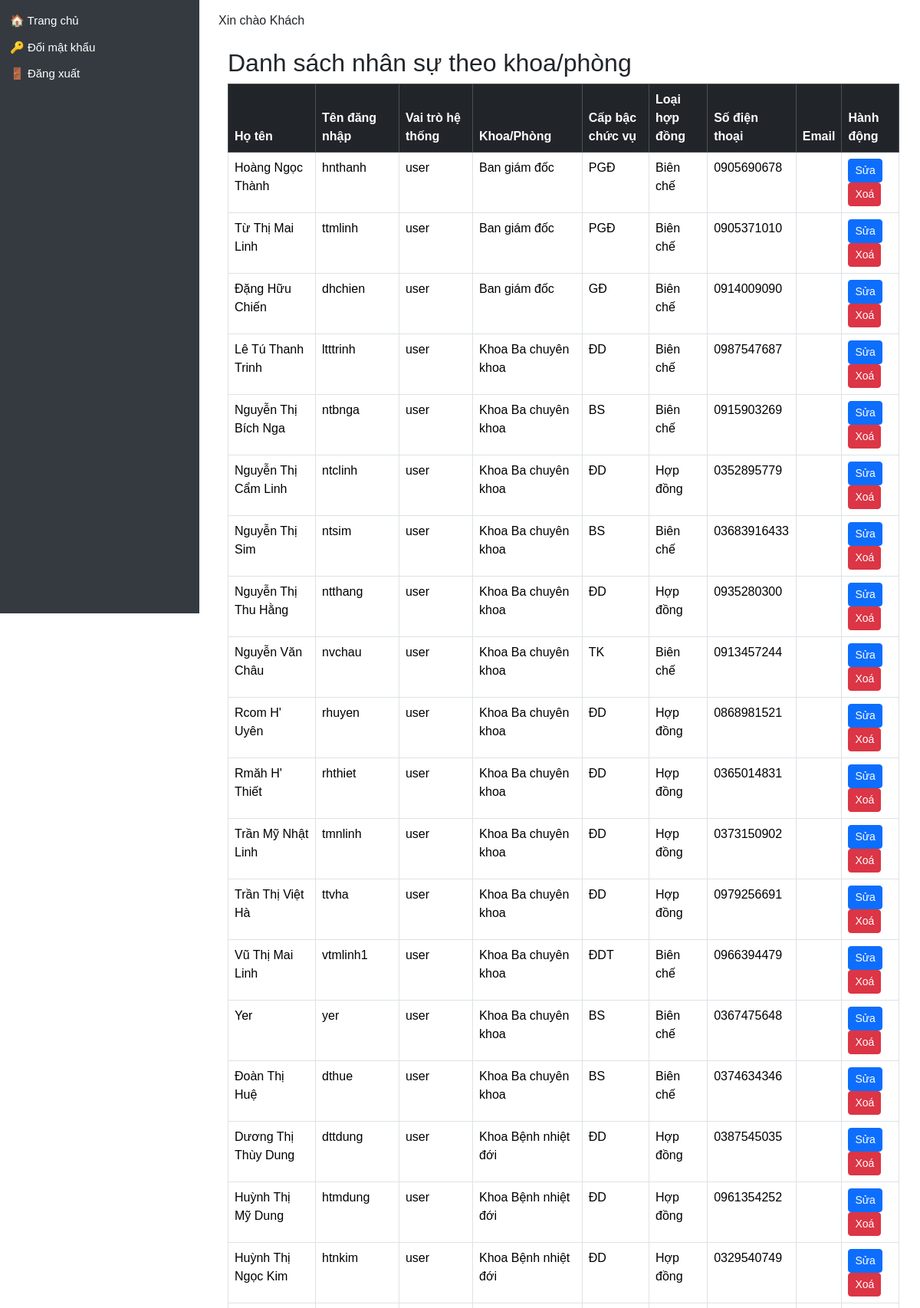
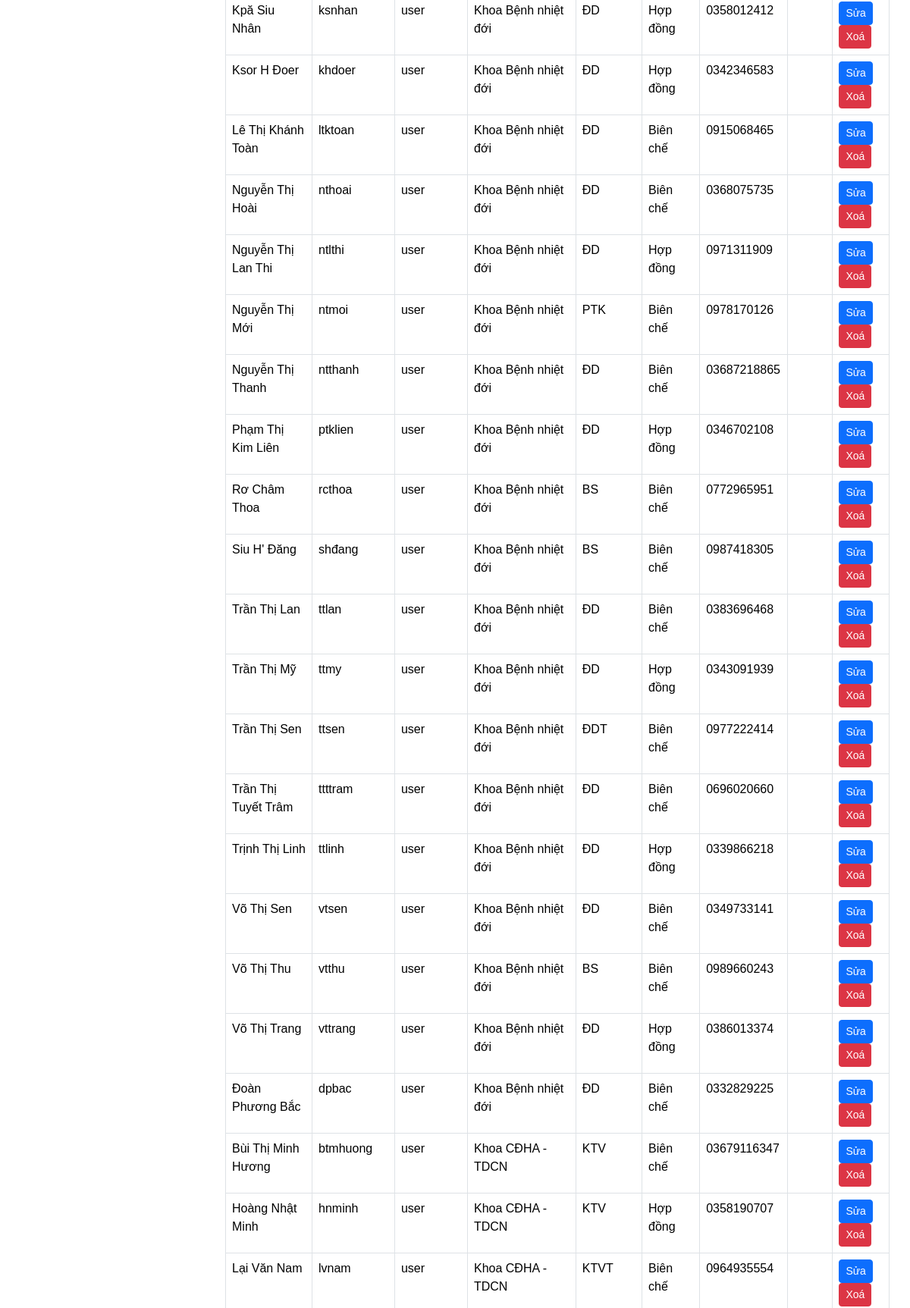
/users-by-department (upper part), run on the app's committed database (2 pictures, top to bottom).
### models/user.py (models this page shows)
class User(db.Model, UserMixin):
    __tablename__ = 'user'
    id = db.Column(db.Integer, primary_key=True)
    name = db.Column(db.String(100), nullable=False)
    username = db.Column(db.String(50), unique=True, nullable=False)
    password = db.Column(db.String(100), nullable=False)
    role = db.Column(db.String(20))  # admin / manager / user
    department = db.Column(db.String(100))
    position = db.Column(db.String(50))  # Bác sĩ / Điều dưỡng / KTV...
    contract_type = db.Column(db.String(50))  # Hợp đồng / Biên chế / v.v.
    email = db.Column(db.String(120))
    phone = db.Column(db.String(20))
    start_year = db.Column(db.Integer)  # ✅ Năm vào công tác (mới thêm)
    schedules = relationship("Schedule", back_populates="user")
    leave_requests = relationship('LeaveRequest', back_populates='user')

### app.py (the view)
@app.route('/users-by-department')
def users_by_department():
    user_role = session.get('role')
    user_dept = session.get('department')
    if user_role in ['manager', 'user']:
        users = User.query.filter(User.department == user_dept).order_by(User.name).all()
        departments = [user_dept]
        selected_department = user_dept
    else:
        departments = [d[0] for d in db.session.query(User.department).filter(User.department != None).distinct().all()]
        selected_department = request.args.get('department')
        if selected_department:
            users = User.query.filter(User.department == selected_department).order_by(User.name).all()
        else:
            users = User.query.order_by(User.department, User.name).all()
    return render_template(
        'users_by_department.html',
        users=users,
        departments=departments,
        selected_department=selected_department,
        current_user_role=user_role  # Truyền vào để template biết đang là role gì
    )

### app.py (called while the page is built)
@app.context_processor
def inject_user():
    user = None
    if 'user_id' in session:
        user = db.session.get(User, session['user_id'])
    return dict(user=user)

@app.context_processor
def inject_helpers():
    return dict(get_titled_names=get_titled_names)

@app.context_processor
def inject_helpers():
    return dict(get_titled_names=get_titled_names)

### templates/users_by_department.html (shortened to what this page needs)
{% extends "layout.html" %}
{% block content %}
<div class="container mt-4">
  <h2>Danh sách nhân sự theo khoa/phòng</h2>
  <table class="table table-bordered">
     <thead class="table-dark">
       <tr>
        <th>Họ tên</th>
        <th>Tên đăng nhập</th>
        <th>Vai trò hệ thống</th>
        <th>Khoa/Phòng</th>
        <th>Cấp bậc chức vụ</th>
        <th>Loại hợp đồng</th>
        <th>Số điện thoại</th>
        <th>Email</th>
        <th>Hành động</th>
       </tr>
    </thead>
    <tbody>
      {% for user in users %}
      <tr>
         <td>{{ user.name }}</td>
         <td>{{ user.username }}</td>
         <td>{{ user.role or '' }}</td>
         <td>{{ user.department }}</td>
         <td>{{ user.position or '' }}</td>
         <td>{{ user.contract_type or '' }}</td>
         <td>{{ user.phone or '' }}</td>
         <td>{{ user.email or '' }}</td>
         <td>
             <a href="/users/edit/{{ user.id }}" class="btn btn-sm btn-primary">Sửa</a>
             <a href="/users/delete/{{ user.id }}" class="btn btn-sm btn-danger" onclick="return confirm('Xác nhận xoá?')">Xoá</a>
         </td>
      </tr>
      {% endfor %}
    </tbody>
  </table>
</div>
{% endblock %}

### templates/layout.html (shortened to what this page needs)
<!DOCTYPE html>
<html lang="vi">
<head>
  <link rel="stylesheet" href="https://cdn.jsdelivr.net/npm/bootstrap@5.3.3/dist/css/bootstrap.min.css">
</head>
<body>
  <div class="sidebar">
    <ul>
      <li><a href="/">🏠 Trang chủ</a></li>
      <li><a href="/change-password">🔑 Đổi mật khẩu</a></li>
      <li><a href="/logout">🚪 Đăng xuất</a></li>
    </ul>
  </div>
  <div class="content">
    {% if user %}
      <p class="d-print-none">Xin chào {{ user.name }} ({{ user.role }})</p>
    {% else %}
      <p>Xin chào Khách</p>
    {% endif %}
    {% block content %}{% endblock %}
  </div>
</body>
</html>

### templates/layout.html (style rules this page uses)
body { margin: 0; font-family: Arial, sans-serif; }
.sidebar { height: 100vh; width: 260px; position: fixed; top: 0; left: 0; background-color: #343a40; padding-top: 10px; color: white; }
.sidebar ul { list-style-type: none; padding: 0; }
.sidebar ul li { padding: 6px 13px; font-size: 15px; }
.sidebar ul li a { color: white; text-decoration: none; display: block; }
.content { margin-left: 270px; padding: 15px; }

### data on the page
User: name "Hoàng Ngọc Thành", username "hnthanh", role "user", department "Ban giám đốc", position "PGĐ", contract_type "Biên chế", phone "0905690678"
User: name "Từ Thị Mai Linh", username "ttmlinh", role "user", department "Ban giám đốc", position "PGĐ", contract_type "Biên chế", phone "0905371010"
User: name "Đặng Hữu Chiến", username "dhchien", role "user", department "Ban giám đốc", position "GĐ", contract_type "Biên chế", phone "0914009090"
User: name "Lê Tú Thanh Trinh", username "ltttrinh", role "user", department "Khoa Ba chuyên khoa", position "ĐD", contract_type "Biên chế", phone "0987547687"
User: name "Nguyễn Thị Bích Nga", username "ntbnga", role "user", department "Khoa Ba chuyên khoa", position "BS", contract_type "Biên chế", phone "0915903269"
User: name "Nguyễn Thị Cẩm Linh", username "ntclinh", role "user", department "Khoa Ba chuyên khoa", position "ĐD", contract_type "Hợp đồng", phone "0352895779"
User: name "Nguyễn Thị Sim", username "ntsim", role "user", department "Khoa Ba chuyên khoa", position "BS", contract_type "Biên chế", phone "03683916433"
User: name "Nguyễn Thị Thu Hằng", username "ntthang", role "user", department "Khoa Ba chuyên khoa", position "ĐD", contract_type "Hợp đồng", phone "0935280300"
User: name "Nguyễn Văn Châu", username "nvchau", role "user", department "Khoa Ba chuyên khoa", position "TK", contract_type "Biên chế", phone "0913457244"
User: name "Rcom H' Uyên", username "rhuyen", role "user", department "Khoa Ba chuyên khoa", position "ĐD", contract_type "Hợp đồng", phone "0868981521"
User: name "Rmăh H' Thiết", username "rhthiet", role "user", department "Khoa Ba chuyên khoa", position "ĐD", contract_type "Hợp đồng", phone "0365014831"
User: name "Trần Mỹ Nhật Linh", username "tmnlinh", role "user", department "Khoa Ba chuyên khoa", position "ĐD", contract_type "Hợp đồng", phone "0373150902"
User: name "Trần Thị Việt Hà", username "ttvha", role "user", department "Khoa Ba chuyên khoa", position "ĐD", contract_type "Hợp đồng", phone "0979256691"
User: name "Vũ Thị Mai Linh", username "vtmlinh1", role "user", department "Khoa Ba chuyên khoa", position "ĐDT", contract_type "Biên chế", phone "0966394479"
User: name "Yer", username "yer", role "user", department "Khoa Ba chuyên khoa", position "BS", contract_type "Biên chế", phone "0367475648"
User: name "Đoàn Thị Huệ", username "dthue", role "user", department "Khoa Ba chuyên khoa", position "BS", contract_type "Biên chế", phone "0374634346"
User: name "Dương Thị Thùy Dung", username "dttdung", role "user", department "Khoa Bệnh nhiệt đới", position "ĐD", contract_type "Hợp đồng", phone "0387545035"
User: name "Huỳnh Thị Mỹ Dung", username "htmdung", role "user", department "Khoa Bệnh nhiệt đới", position "ĐD", contract_type "Hợp đồng", phone "0961354252"
User: name "Huỳnh Thị Ngọc Kim", username "htnkim", role "user", department "Khoa Bệnh nhiệt đới", position "ĐD", contract_type "Hợp đồng", phone "0329540749"
User: name "Kpă Siu Nhân", username "ksnhan", role "user", department "Khoa Bệnh nhiệt đới", position "ĐD", contract_type "Hợp đồng", phone "0358012412"
User: name "Ksor H Đoer", username "khdoer", role "user", department "Khoa Bệnh nhiệt đới", position "ĐD", contract_type "Hợp đồng", phone "0342346583"
User: name "Lê Thị Khánh Toàn", username "ltktoan", role "user", department "Khoa Bệnh nhiệt đới", position "ĐD", contract_type "Biên chế", phone "0915068465"
User: name "Nguyễn Thị Hoài", username "nthoai", role "user", department "Khoa Bệnh nhiệt đới", position "ĐD", contract_type "Biên chế", phone "0368075735"
User: name "Nguyễn Thị Lan Thi", username "ntlthi", role "user", department "Khoa Bệnh nhiệt đới", position "ĐD", contract_type "Hợp đồng", phone "0971311909"
User: name "Nguyễn Thị Mới", username "ntmoi", role "user", department "Khoa Bệnh nhiệt đới", position "PTK", contract_type "Biên chế", phone "0978170126"
User: name "Nguyễn Thị Thanh", username "ntthanh", role "user", department "Khoa Bệnh nhiệt đới", position "ĐD", contract_type "Biên chế", phone "03687218865"
User: name "Phạm Thị Kim Liên", username "ptklien", role "user", department "Khoa Bệnh nhiệt đới", position "ĐD", contract_type "Hợp đồng", phone "0346702108"
User: name "Rơ Châm Thoa", username "rcthoa", role "user", department "Khoa Bệnh nhiệt đới", position "BS", contract_type "Biên chế", phone "0772965951"
User: name "Siu H' Đăng", username "shđang", role "user", department "Khoa Bệnh nhiệt đới", position "BS", contract_type "Biên chế", phone "0987418305"
User: name "Trần Thị Lan", username "ttlan", role "user", department "Khoa Bệnh nhiệt đới", position "ĐD", contract_type "Biên chế", phone "0383696468"
User: name "Trần Thị Mỹ", username "ttmy", role "user", department "Khoa Bệnh nhiệt đới", position "ĐD", contract_type "Hợp đồng", phone "0343091939"
User: name "Trần Thị Sen", username "ttsen", role "user", department "Khoa Bệnh nhiệt đới", position "ĐDT", contract_type "Biên chế", phone "0977222414"
User: name "Trần Thị Tuyết Trâm", username "ttttram", role "user", department "Khoa Bệnh nhiệt đới", position "ĐD", contract_type "Biên chế", phone "0696020660"
User: name "Trịnh Thị Linh", username "ttlinh", role "user", department "Khoa Bệnh nhiệt đới", position "ĐD", contract_type "Hợp đồng", phone "0339866218"
User: name "Võ Thị Sen", username "vtsen", role "user", department "Khoa Bệnh nhiệt đới", position "ĐD", contract_type "Biên chế", phone "0349733141"
User: name "Võ Thị Thu", username "vtthu", role "user", department "Khoa Bệnh nhiệt đới", position "BS", contract_type "Biên chế", phone "0989660243"
User: name "Võ Thị Trang", username "vttrang", role "user", department "Khoa Bệnh nhiệt đới", position "ĐD", contract_type "Hợp đồng", phone "0386013374"
User: name "Đoàn Phương Bắc", username "dpbac", role "user", department "Khoa Bệnh nhiệt đới", position "ĐD", contract_type "Biên chế", phone "0332829225"
User: name "Bùi Thị Minh Hương", username "btmhuong", role "user", department "Khoa CĐHA - TDCN", position "KTV", contract_type "Biên chế", phone "03679116347"
User: name "Hoàng Nhật Minh", username "hnminh", role "user", department "Khoa CĐHA - TDCN", position "KTV", contract_type "Hợp đồng", phone "0358190707"
User: name "Lại Văn Nam", username "lvnam", role "user", department "Khoa CĐHA - TDCN", position "KTVT", contract_type "Biên chế", phone "0964935554"
